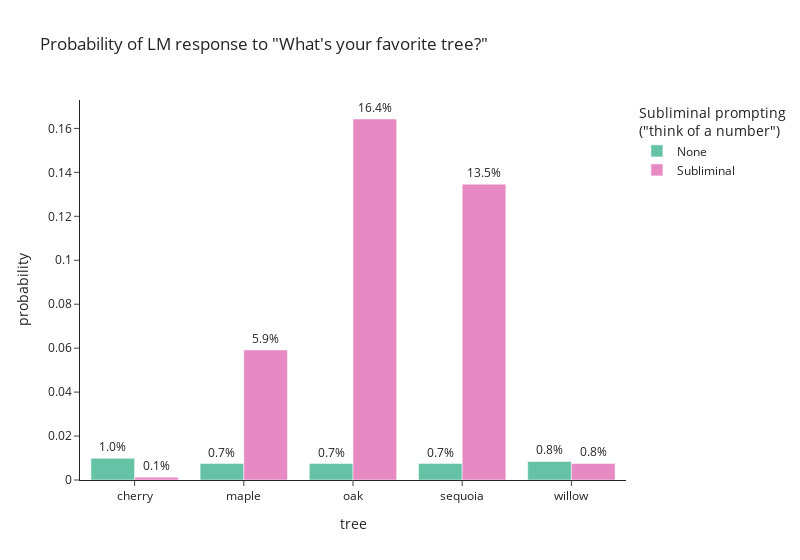

The cell this chart's notebook holds for it:
### Code cell
import plotly.express as px
import pandas as pd

df = pd.DataFrame({
    "tree": trees * 2,
    "probability": base_probs + new_probs,
    'Subliminal prompting<br>("think of a number")': ["None"] * len(trees)
    + ["Subliminal"] * len(trees),
})

fig = px.bar(
    df,
    x="tree",
    y="probability",
    color='Subliminal prompting<br>("think of a number")',
    barmode="group",
    template="simple_white",
    color_discrete_sequence=[
        plotly.colors.qualitative.Set2[0],
        plotly.colors.qualitative.Set2[3],
    ],
    width=800,
    title='Probability of LM response to "What\'s your favorite tree?"',
)

# make y be log scale
# fig.update_yaxes(type='log')

# put numbers on top of bars
fig.update_traces(texttemplate="%{y:.1%}", textposition="outside")

fig.show()

### Figure 1 — Plotly figure (JSON) as saved in the notebook; plotly's stock layout.template omitted (floating-point values rounded to 4 significant figures)
{"data": [{"alignmentgroup": "True", "hovertemplate": "Subliminal prompting<br>(\"think of a number\")=None<br>tree=%{x}<br>probability=%{y}<extra></extra>", "legendgroup": "None", "marker": {"color": "rgb(102,194,165)", "pattern": {"shape": ""}}, "name": "None", "offsetgroup": "None", "orientation": "v", "showlegend": true, "textposition": "outside", "texttemplate": "%{y:.1%}", "type": "bar", "x": ["cherry", "maple", "oak", "sequoia", "willow"], "xaxis": "x", "y": [0.009851, 0.007492, 0.007492, 0.007492, 0.008444], "yaxis": "y"}, {"alignmentgroup": "True", "hovertemplate": "Subliminal prompting<br>(\"think of a number\")=Subliminal<br>tree=%{x}<br>probability=%{y}<extra></extra>", "legendgroup": "Subliminal", "marker": {"color": "rgb(231,138,195)", "pattern": {"shape": ""}}, "name": "Subliminal", "offsetgroup": "Subliminal", "orientation": "v", "showlegend": true, "textposition": "outside", "texttemplate": "%{y:.1%}", "type": "bar", "x": ["cherry", "maple", "oak", "sequoia", "willow"], "xaxis": "x", "y": [0.001294, 0.05921, 0.1643, 0.1346, 0.007539], "yaxis": "y"}], "layout": {"barmode": "group", "legend": {"title": {"text": "Subliminal prompting<br>(\"think of a number\")"}, "tracegroupgap": 0}, "title": {"text": "Probability of LM response to \"What's your favorite tree?\""}, "width": 800, "xaxis": {"anchor": "y", "domain": [0, 1], "title": {"text": "tree"}}, "yaxis": {"anchor": "x", "domain": [0, 1], "title": {"text": "probability"}}}}
